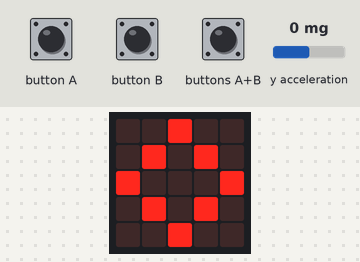
The program below on a simulated BBC micro:bit running MicroPython. On the bench: the board's 5×5 LED display. Inputs (shaded band) come from the test bench; at power-on: y acceleration 0 mg. No radio messages arrive unless stated (any console line starting 'radio sent:' is added by the test bench); what the program prints to the serial console is not drawn.

Above: at 1.2 s.
1.3 s: button A pressed for 0.15 s
At 1.37 s:
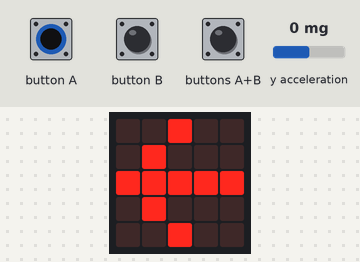
2.9 s: button B pressed for 0.15 s
At 2.97 s:
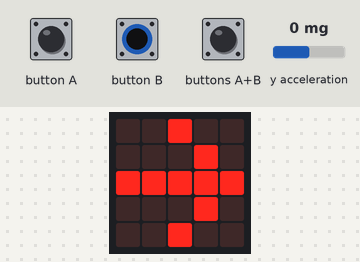
4.5 s: buttons A+B pressed for 0.15 s
At 4.57 s:
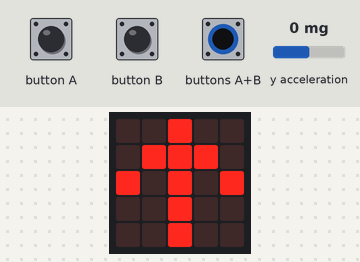
7.8 s: button A pressed for 3.2 s
At 9.0 s:
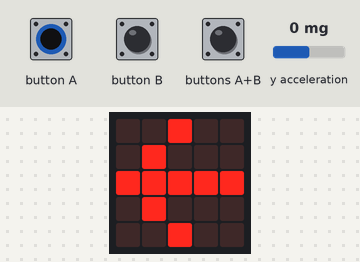
12.5 s: button B pressed for 3.2 s
At 13.7 s:
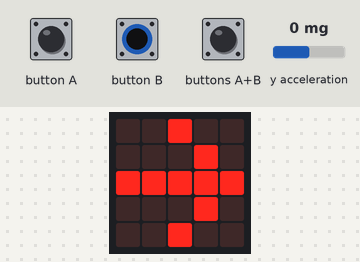
Timing chart, 0 to 15.5 s (numbered marks = the images above; inputs shaded):
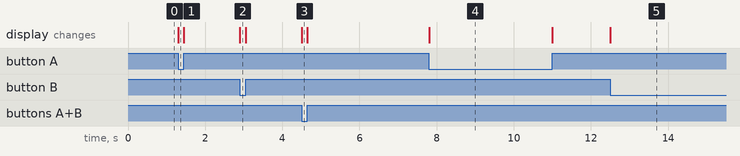

The program:

bit.py
```python
# -*- coding: utf-8 -*-
"""
Created on Wed Aug 28 12:53:57 2019

@author: Sivert
"""

from microbit import *
import radio

display.show(Image.DIAMOND_SMALL)
radio.config(channel=11)
radio.on()

while True:
     ay = accelerometer.get_y()
     if ay > 400:
          if button_a.is_pressed() and button_b.is_pressed():
               radio.send("BAB")
               display.show(Image.ARROW_S)
          elif button_a.is_pressed():
               radio.send("BA")
               display.show(Image.ARROW_W)
          elif button_b.is_pressed():
               radio.send("BB")
               display.show(Image.ARROW_E)
          else:
               radio.send("0")
               display.show(Image.DIAMOND)
     else:
          if button_a.is_pressed() and button_b.is_pressed():
               radio.send("AB")
               display.show(Image.ARROW_N)
          elif button_a.is_pressed():
               radio.send("A")
               display.show(Image.ARROW_W)
          elif button_b.is_pressed():
               radio.send("B")
               display.show(Image.ARROW_E)
          else:
               radio.send("0")
               display.show(Image.DIAMOND)
     if accelerometer.is_gesture("face down"):
          if button_a.is_pressed() and button_b.is_pressed():
               radio.send("RB")
               display.show(Image.TARGET)
     if accelerometer.was_gesture("shake"):
          radio.send("PR")
          display.show(Image.UMBRELLA)
```

Measured:
- after the input at 1.3 s, the display: changes at once (image 1)
- after the input at 2.9 s, the display: changes at once (image 2)
- after the input at 4.5 s, the display: changes at once (image 3)
- after the input at 7.8 s, the display: changes at once (image 4)
- after the input at 12.5 s, the display: changes at once (image 5)
